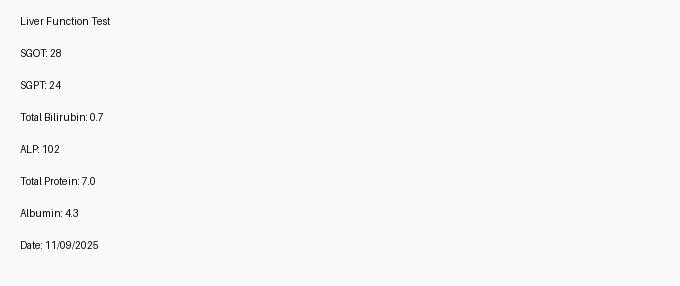
#> input picture Test_Data/images/lft_01.jpg, 680 x 286 px, given in place of out.png, which was not available
$ python preprocess.py out.png
#> lines starting #> are read from the running program, lines starting #| are printed output that depends on the picture; after the words box and inside, x2 and y2 are one past the last pixel; in counts of white or black regions, pixels touching at a corner belong together; pictures that were not available may be replaced by others from this repository, and a replacement may not be noted
"""
preprocess.py — Week 2 of the OCR track.

Turns a raw, messy photo of a document (skewed, low-contrast, noisy)
into something an OCR engine can actually read well.

Usage:
    from preprocess import preprocess_image, preprocess_image_light
    cleaned = preprocess_image("raw_prescription.jpg")        # for Tesseract
    cleaned = preprocess_image_light("raw_prescription.jpg")  # for EasyOCR/PaddleOCR
"""

import cv2
import numpy as np


def load_image(path: str) -> np.ndarray:
    """Load an image from disk as grayscale."""
#> called with path = 'out.png'
    img = cv2.imread(path, cv2.IMREAD_GRAYSCALE)
#> img is the input picture: shape (286, 680); min 8, max 255, mean 248.7
    if img is None:
        raise FileNotFoundError(f"Could not read image at {path}")
    return img


def correct_contrast(img: np.ndarray) -> np.ndarray:
    """Histogram equalization — helps with poorly lit / low-contrast photos."""
    return cv2.equalizeHist(img)


def denoise(img: np.ndarray) -> np.ndarray:
    """Remove sensor/compression noise without blurring text edges too much."""
    return cv2.fastNlMeansDenoising(img, h=10)


def deskew(img: np.ndarray) -> np.ndarray:
    """
    Detect and correct rotation using the minimum-area bounding box of
    dark (text) pixels. Works well for photos taken at a slight angle —
    the single most common real-world quality issue with phone-camera uploads.
    """
    # Invert so text is white on black, which is what findNonZero expects
    inverted = cv2.bitwise_not(img)
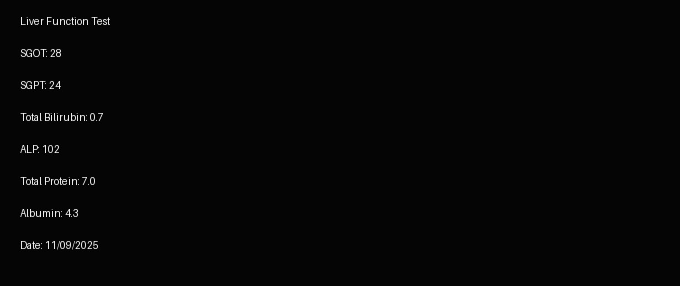
#> inverted: shape (286, 680); min 0, max 247, mean 6.3
    thresh = cv2.threshold(inverted, 0, 255, cv2.THRESH_BINARY | cv2.THRESH_OTSU)[1]
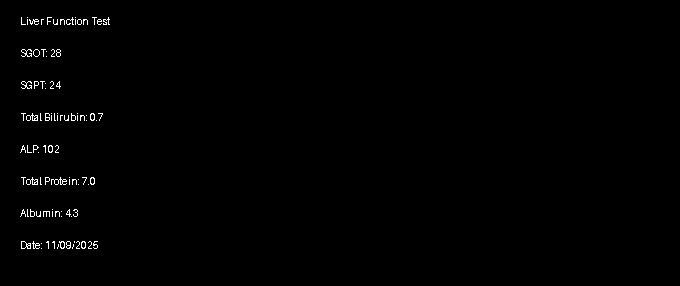
#> thresh: shape (286, 680); 0.64% white in thin lines or dots, all inside (x1, y1, x2, y2) = (20, 17, 110, 249)

    coords = np.column_stack(np.where(thresh > 0))
#> coords = 1253 pairs, first value 17 to 248, second value 20 to 109
    if len(coords) == 0:
        return img  # nothing detected, skip deskew rather than crash

    angle = cv2.minAreaRect(coords)[-1]
#> angle = -0.424
    # cv2.minAreaRect returns angles in a range that needs normalizing
    if angle < -45:
        angle = -(90 + angle)
    else:
        angle = -angle
#> angle = 0.424
#> in correct_contrast, `return cv2.equalizeHist(img)`:
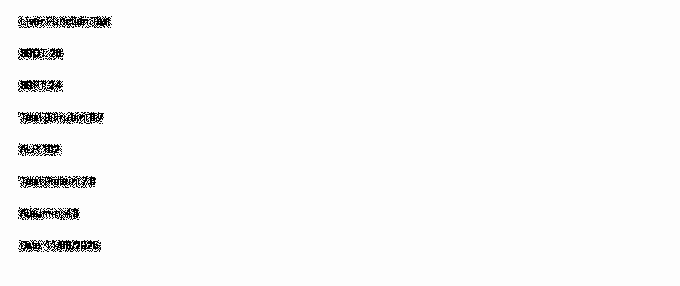
#> returned value: shape (286, 680); min 0, max 255, mean 248.3

    # Skip correction for negligible skew — avoids introducing blur on
    # already-straight images
    if abs(angle) < 0.5:
        return img

    (h, w) = img.shape[:2]
    center = (w // 2, h // 2)
    M = cv2.getRotationMatrix2D(center, angle, 1.0)
    rotated = cv2.warpAffine(
        img, M, (w, h), flags=cv2.INTER_CUBIC, borderMode=cv2.BORDER_REPLICATE
    )
    return rotated


def binarize(img: np.ndarray) -> np.ndarray:
    """
    Adaptive thresholding — converts to clean black/white text.
    Adaptive (not global) thresholding matters here because lighting is
    rarely even across a real photographed document.
    """
    return cv2.adaptiveThreshold(
        img, 255, cv2.ADAPTIVE_THRESH_GAUSSIAN_C, cv2.THRESH_BINARY, 31, 15
    )
#> returned value: shape (286, 680); 98.1% white; black in thin lines or dots, all inside (x1, y1, x2, y2) = (18, 16, 112, 252)


def preprocess_image(path: str, save_debug_path: str | None = None) -> np.ndarray:
    """
    Full pipeline: load -> denoise -> deskew -> contrast -> binarize.

    This is tuned for Tesseract, a classical engine that works on clean
    black/white input. Order matters: denoise before deskew (rotation on
    noisy pixels amplifies noise), deskew before contrast/binarize (so the
    correction has a reasonably clean image to detect angle from).

    Do NOT use this for EasyOCR / PaddleOCR — see preprocess_image_light.
    Deep-learning OCR engines are trained on natural (non-binarized) images
    and do their own internal preprocessing; forcing a hard black/white
    threshold on top throws away grayscale gradient information (e.g. the
    subtle shading inside a shadow) that their networks rely on to tell
    strokes apart, and empirically produces *worse* results, not better.
    """
    img = load_image(path)
    img = denoise(img)
    img = deskew(img)
    img = correct_contrast(img)
    img = binarize(img)

    if save_debug_path:
        cv2.imwrite(save_debug_path, img)

    return img


def preprocess_image_light(path: str, save_debug_path: str | None = None) -> np.ndarray:
    """
    Light pipeline: load -> denoise -> deskew. No contrast equalization or
    binarization.

    Use this for EasyOCR / PaddleOCR. Denoising and rotation correction are
    universally helpful (a tilted or noisy photo is harder for any engine),
    but the hard binarize/contrast steps are Tesseract-specific and measurably
    hurt deep-learning engines — see preprocess_image's docstring.
    """
    img = load_image(path)
    img = denoise(img)
    img = deskew(img)

    if save_debug_path:
        cv2.imwrite(save_debug_path, img)

    return img


if __name__ == "__main__":
    import sys

    if len(sys.argv) != 2:
        print("Usage: python preprocess.py <image_path>")
        sys.exit(1)

    result = preprocess_image(sys.argv[1], save_debug_path="preprocessed_debug.png")
    print("Saved preprocessed_debug.png — inspect it to sanity-check the pipeline")
